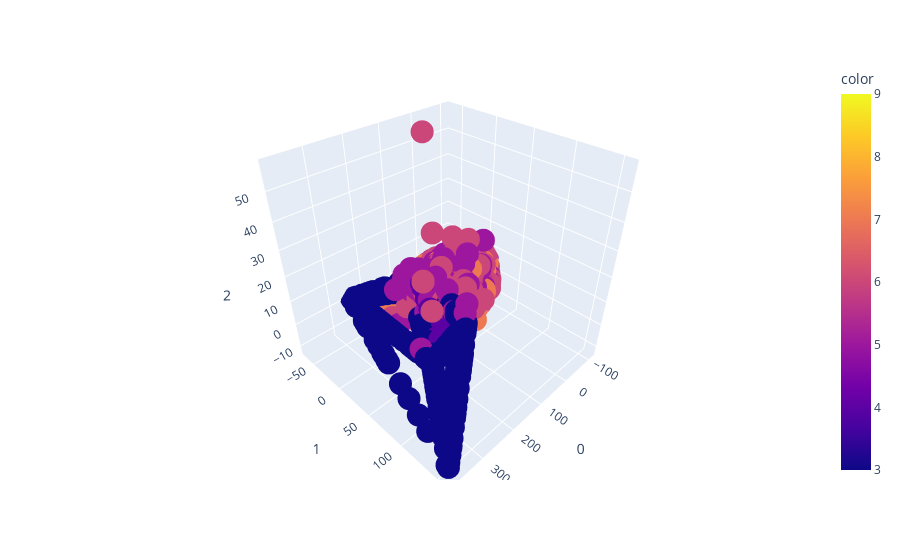

Notebook source saved alongside this figure:
### Code cell
pca = PCA(n_components=3)
components = pca.fit_transform(df)

total_var = pca.explained_variance_ratio_.sum() * 100

fig = px.scatter_3d(df, x='alcohol', y='chlorides', z='residual sugar', color=df['quality'])
fig.show()
# components

### Figure 1 — Plotly figure (JSON) as saved in the notebook; plotly's stock layout.template omitted (floating-point values rounded to 4 significant figures; data arrays with more than 128 entries replaced by an {"elided": "..."} marker saying what was removed)
{"data": [{"hovertemplate": "0=%{x}<br>1=%{y}<br>2=%{z}<br>color=%{marker.color}<extra></extra>", "legendgroup": "", "marker": {"color": {"elided": "19852 int values"}, "coloraxis": "coloraxis", "symbol": "circle"}, "mode": "markers", "name": "", "scene": "scene", "showlegend": false, "type": "scatter3d", "x": {"elided": "19852 float values"}, "y": {"elided": "19852 float values"}, "z": {"elided": "19852 float values"}}], "layout": {"coloraxis": {"colorbar": {"title": {"text": "color"}}, "colorscale": [[0, "#0d0887"], [0.1111, "#46039f"], [0.2222, "#7201a8"], [0.3333, "#9c179e"], [0.4444, "#bd3786"], [0.5556, "#d8576b"], [0.6667, "#ed7953"], [0.7778, "#fb9f3a"], [0.8889, "#fdca26"], [1, "#f0f921"]]}, "legend": {"tracegroupgap": 0}, "margin": {"t": 60}, "scene": {"domain": {"x": [0, 1], "y": [0, 1]}, "xaxis": {"title": {"text": "0"}}, "yaxis": {"title": {"text": "1"}}, "zaxis": {"title": {"text": "2"}}}}}
